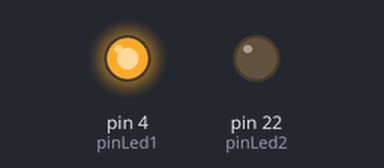
A sketch run on a simulated Arduino Mega 2560, built with avr-gcc and run on an emulated ATmega2560. On the bench: output pins drawn as LEDs (lit = HIGH).

Above: at 2.5 s.
At 7.5 s:
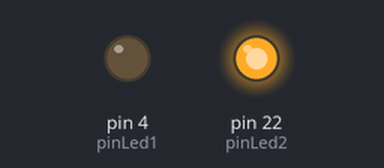
Timing chart, 0 to 13.0 s (numbered marks = the images above):
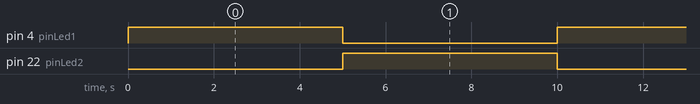

Measured:
- by itself, pin 4 (pinLed1), pin 22 (pinLed2): alternates HIGH for 5.0 s and LOW for 5.0 s

The sketch:

pinoGPIO.ino
```cpp
const int pinLed1 = 4;
const int pinLed2 = 22;
void setup() {
  pinMode(pinLed1, OUTPUT);
  pinMode(pinLed2, OUTPUT);
  Serial.begin(115200);
}
void loop() {
  digitalWrite(pinLed1, HIGH);
  digitalWrite(pinLed2, LOW);
  delay(5000);
  digitalWrite(pinLed1, LOW);
  digitalWrite(pinLed2, HIGH);
  delay(5000);
}
```
